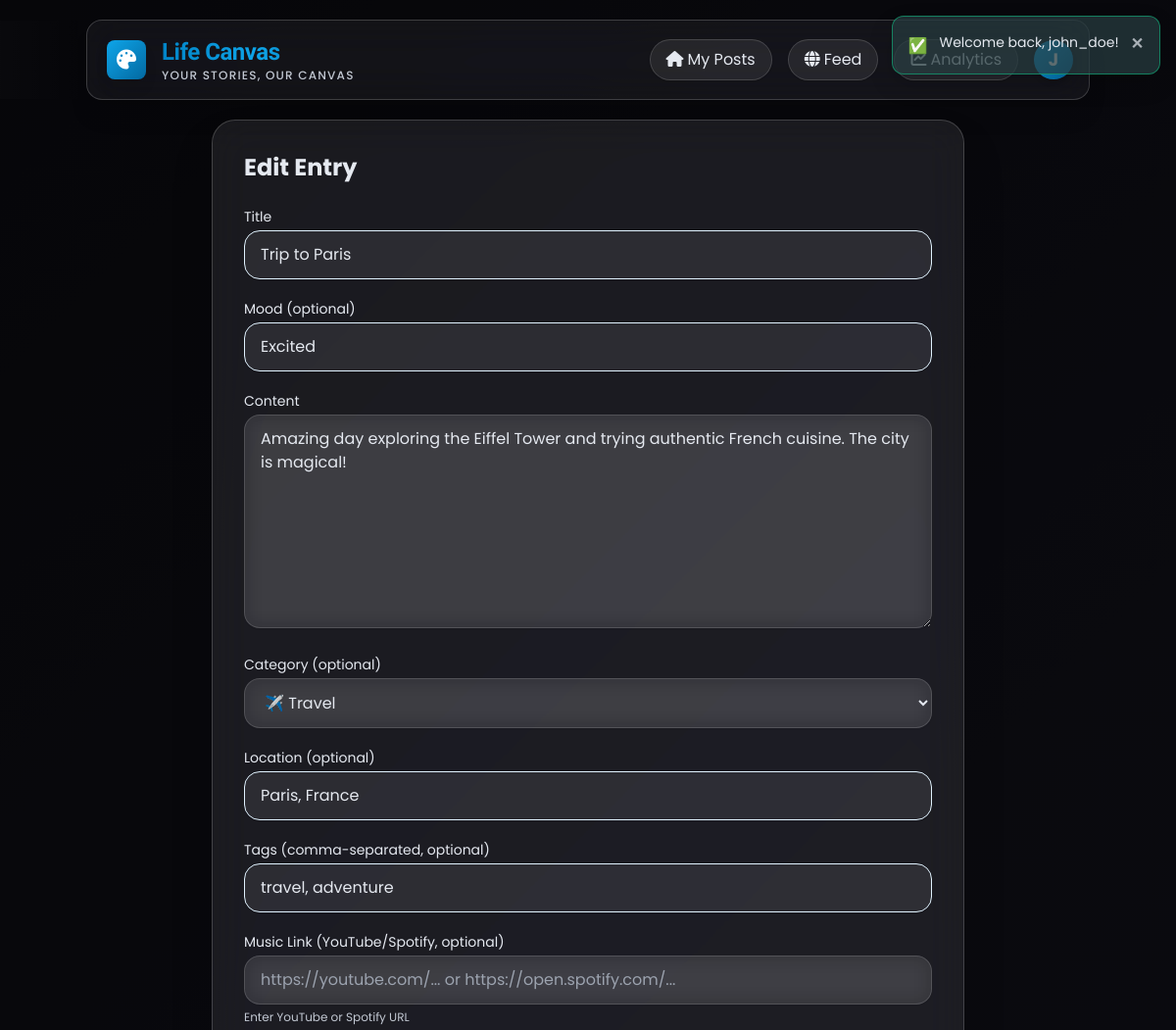
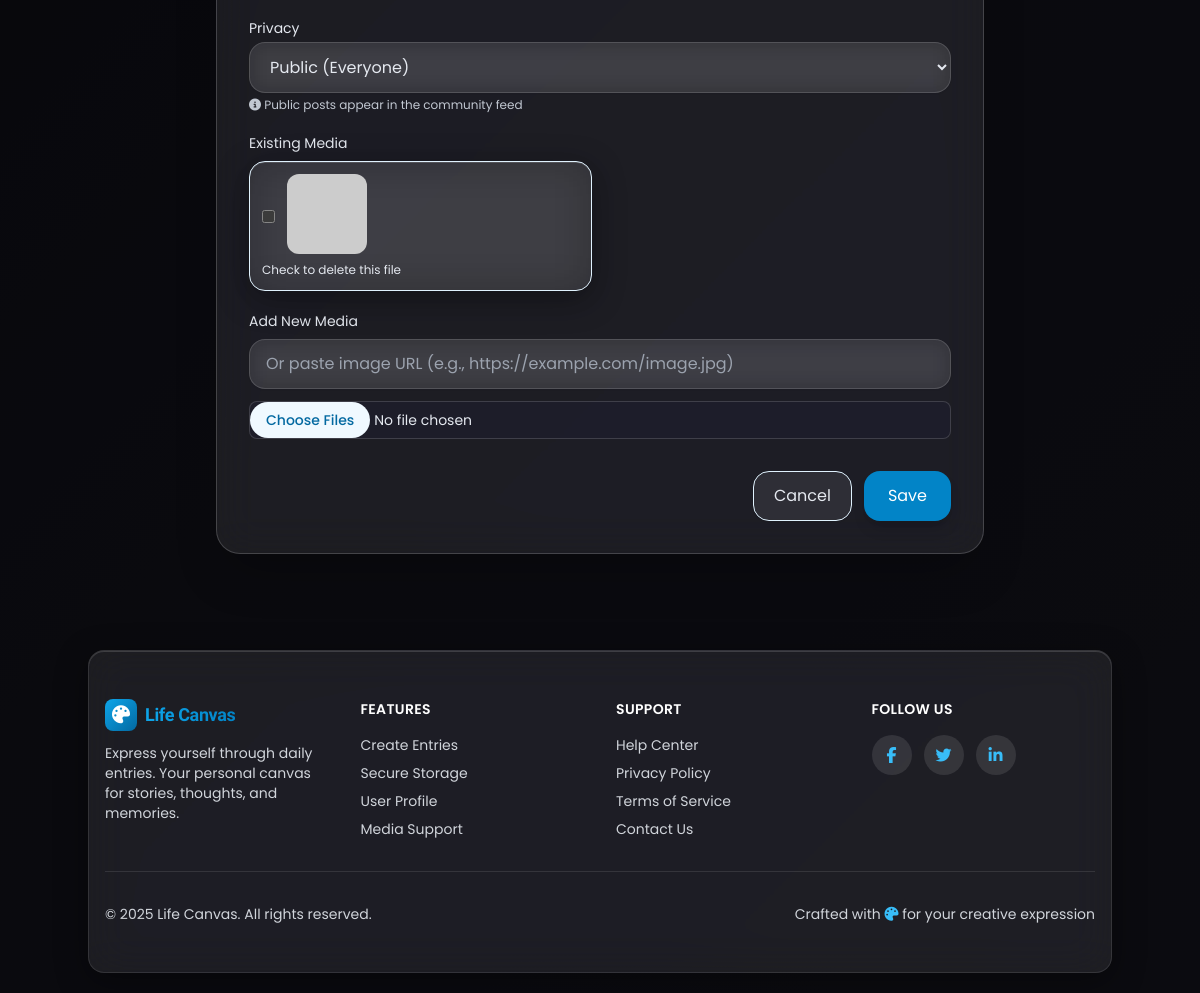
The app's page /edit.php?id=3 (signed in) with its own data (2 pictures, top to bottom).
### tables this page shows
CREATE TABLE entries (
  entry_id INT UNSIGNED AUTO_INCREMENT PRIMARY KEY,
  user_id INT UNSIGNED NOT NULL,
  category_id INT UNSIGNED NULL,
  title VARCHAR(150) NOT NULL,
  content TEXT NOT NULL,
  mood VARCHAR(30) NULL,
  music_link VARCHAR(500) NULL,
  location VARCHAR(100) NULL,
  weather VARCHAR(50) NULL,
  privacy_level ENUM('private', 'public') DEFAULT 'private',
  is_favorite BOOLEAN DEFAULT FALSE,
  is_deleted BOOLEAN DEFAULT FALSE,
  word_count INT UNSIGNED DEFAULT 0,
  timestamp DATETIME NOT NULL DEFAULT CURRENT_TIMESTAMP,
  updated_at TIMESTAMP DEFAULT CURRENT_TIMESTAMP ON UPDATE CURRENT_TIMESTAMP,
  deleted_at TIMESTAMP NULL,
  CONSTRAINT fk_entries_user FOREIGN KEY (user_id) REFERENCES users(user_id) ON DELETE CASCADE,
  CONSTRAINT fk_entries_category FOREIGN KEY (category_id) REFERENCES categories(category_id) ON DELETE SET NULL
);

CREATE TABLE categories (
  category_id INT UNSIGNED AUTO_INCREMENT PRIMARY KEY,
  category_name VARCHAR(50) NOT NULL UNIQUE,
  description TEXT NULL,
  color VARCHAR(7) DEFAULT '#6B7280',
  icon VARCHAR(50) NULL,
  created_at TIMESTAMP DEFAULT CURRENT_TIMESTAMP
);

CREATE TABLE media (
  media_id INT UNSIGNED AUTO_INCREMENT PRIMARY KEY,
  entry_id INT UNSIGNED NOT NULL,
  file_path VARCHAR(255) NOT NULL,
  file_type VARCHAR(50) NOT NULL,
  file_size INT UNSIGNED NULL,
  uploaded_at TIMESTAMP DEFAULT CURRENT_TIMESTAMP,
  CONSTRAINT fk_media_entry FOREIGN KEY (entry_id) REFERENCES entries(entry_id) ON DELETE CASCADE
);

### lib/utils.php (called while the page is built, shortened)
<?php
function e(string $value): string {
    return htmlspecialchars($value, ENT_QUOTES, 'UTF-8');
}
function get_categories(): array {
    require_once __DIR__ . '/db.php';
    return db_all("SELECT * FROM categories ORDER BY category_name");
}
function get_privacy_levels(): array {
    return [
        'private' => 'Private (Only me)',
        'public' => 'Public (Everyone)'
    ];
}

### config/db.php (called while the page is built, shortened)
<?php
function get_pdo(): PDO {
    static $pdo = null;
    if ($pdo !== null) return $pdo;
    $config = require __DIR__ . '/config.php';
    $dsn = sprintf('mysql:host=%s;port=%d;dbname=%s;charset=%s',
        $config['db']['host'],
        $config['db']['port'],
        $config['db']['name'],
        $config['db']['charset']
    );
    $options = [
        PDO::ATTR_ERRMODE => PDO::ERRMODE_EXCEPTION,
        PDO::ATTR_DEFAULT_FETCH_MODE => PDO::FETCH_ASSOC,
        PDO::ATTR_EMULATE_PREPARES => false,
    ];
    try {
        $pdo = new PDO($dsn, $config['db']['user'], $config['db']['pass'], $options);
    } catch (PDOException $e) {
        http_response_code(500);
        echo 'Database connection failed.';
        exit;
    }
    return $pdo;
}

### lib/db.php (called while the page is built, shortened)
<?php
require_once __DIR__ . '/../config/db.php';
function db(): PDO {
    return get_pdo();
}
function db_all(string $sql, array $params = []): array {
    $stmt = db()->prepare($sql);
    $stmt->execute($params);
    return $stmt->fetchAll();
}

### edit.php (the view, shortened to what this page needs)
<?php
require_once __DIR__ . '/lib/utils.php';
require_once __DIR__ . '/lib/db.php';
$pdo = db();
$entryId = isset($_GET['id']) ? (int)$_GET['id'] : (isset($_POST['id']) ? (int)$_POST['id'] : 0);
$stmt = $pdo->prepare('SELECT * FROM entries WHERE entry_id = ? AND user_id = ?');
$stmt->execute([$entryId, current_user_id()]);
$entry = $stmt->fetch();
$mstmt = $pdo->prepare('SELECT * FROM media WHERE entry_id = ? ORDER BY media_id ASC');
$mstmt->execute([$entryId]);
$media = $mstmt->fetchAll();
$categories = get_categories($pdo);
$tagsStmt = $pdo->prepare('SELECT t.tag_name FROM tags t JOIN entry_tags et ON t.tag_id = et.tag_id WHERE et.entry_id = ?');
$tagsStmt->execute([$entryId]);
$existingTags = $tagsStmt->fetchAll(PDO::FETCH_COLUMN);
$tagsString = implode(', ', $existingTags);
include __DIR__ . '/partials/head.php';
?>
<div class="max-w-3xl mx-auto">
  <div class="glass rounded-3xl shadow-2xl p-8 mt-2">
    <h1 class="text-2xl font-bold text-gray-800 dark:text-gray-100 mb-6">Edit Entry</h1>
    <form method="post" enctype="multipart/form-data" class="space-y-5">
      <div>
        <label class="block text-sm text-gray-700 dark:text-gray-300 mb-1">Title</label>
        <input name="title" value="<?php echo e($entry['title']); ?>" required class="w-full rounded-2xl px-4 py-3 bg-white/70 dark:bg-gray-700/50 focus:bg-white dark:focus:bg-gray-700 text-gray-900 dark:text-gray-100 outline-none border border-primary-100 dark:border-gray-600 focus:border-primary-400 dark:focus:border-primary-500 shadow-sm transition" />
      </div>
      <div>
        <label class="block text-sm text-gray-700 dark:text-gray-300 mb-1">Mood (optional)</label>
        <input name="mood" value="<?php echo e($entry['mood']); ?>" class="w-full rounded-2xl px-4 py-3 bg-white/70 dark:bg-gray-700/50 focus:bg-white dark:focus:bg-gray-700 text-gray-900 dark:text-gray-100 outline-none border border-primary-100 dark:border-gray-600 focus:border-primary-400 dark:focus:border-primary-500 shadow-sm transition" />
      </div>
      <div>
        <label class="block text-sm text-gray-700 dark:text-gray-300 mb-1">Content</label>
        <textarea name="content" required rows="8" class="w-full rounded-2xl px-4 py-3 bg-white/70 dark:bg-gray-700/50 focus:bg-white dark:focus:bg-gray-700 text-gray-900 dark:text-gray-100 outline-none border border-primary-100 dark:border-gray-600 focus:border-primary-400 dark:focus:border-primary-500 shadow-sm transition"><?php echo e($entry['content']); ?></textarea>
      </div>
      <div>
        <label class="block text-sm text-gray-700 dark:text-gray-300 mb-1">Category (optional)</label>
        <select name="category_id" class="w-full rounded-2xl px-4 py-3 bg-white/70 dark:bg-gray-700/50 focus:bg-white dark:focus:bg-gray-700 text-gray-900 dark:text-gray-100 outline-none border border-primary-100 dark:border-gray-600 shadow-sm transition">
          <?php foreach ($categories as $cat): ?>
            <option value="<?php echo $cat['category_id']; ?>" <?php echo $entry['category_id'] == $cat['category_id'] ? 'selected' : ''; ?>><?php echo e($cat['icon'] . ' ' . $cat['category_name']); ?></option>
          <?php endforeach; ?>
        </select>
      </div>
      <div>
        <label class="block text-sm text-gray-700 dark:text-gray-300 mb-1">Location (optional)</label>
        <input name="location" value="<?php echo e($entry['location']); ?>" placeholder="e.g., Paris, France" class="w-full rounded-2xl px-4 py-3 bg-white/70 dark:bg-gray-700/50 focus:bg-white dark:focus:bg-gray-700 text-gray-900 dark:text-gray-100 outline-none border border-primary-100 dark:border-gray-600 focus:border-primary-400 dark:focus:border-primary-500 shadow-sm transition" />
      </div>
      <div>
        <label class="block text-sm text-gray-700 dark:text-gray-300 mb-1">Tags (comma-separated, optional)</label>
        <input name="tags" value="<?php echo e($tagsString); ?>" placeholder="summer, travel, adventure" class="w-full rounded-2xl px-4 py-3 bg-white/70 dark:bg-gray-700/50 focus:bg-white dark:focus:bg-gray-700 text-gray-900 dark:text-gray-100 outline-none border border-primary-100 dark:border-gray-600 focus:border-primary-400 dark:focus:border-primary-500 shadow-sm transition" />
      </div>
      <div>
        <label for="music_link" class="block text-sm text-gray-700 dark:text-gray-300 mb-1">Music Link (YouTube/Spotify, optional)</label>
        <input type="text" id="music_link" name="music_link" value="<?php echo e($entry['music_link'] ?? ''); ?>" placeholder="https://youtube.com/... or https://open.spotify.com/..." autocomplete="off"
               class="w-full rounded-2xl px-4 py-3 bg-white/70 dark:bg-gray-700/50 focus:bg-white dark:focus:bg-gray-700 text-gray-900 dark:text-gray-100 outline-none border border-primary-100 dark:border-gray-600 focus:border-primary-400 dark:focus:border-primary-500 shadow-sm transition" style="pointer-events: auto !important;" />
        <small class="text-xs text-gray-500 dark:text-gray-400 mt-1">Enter YouTube or Spotify URL</small>
      </div>
      <div>
        <label class="block text-sm text-gray-700 dark:text-gray-300 mb-1">Privacy</label>
        <select name="privacy_level" class="w-full rounded-2xl px-4 py-3 bg-white/70 dark:bg-gray-700/50 focus:bg-white dark:focus:bg-gray-700 text-gray-900 dark:text-gray-100 outline-none border border-primary-100 dark:border-gray-600 shadow-sm transition">
          <?php foreach (get_privacy_levels() as $value => $label): ?>
            <option value="<?php echo e($value); ?>" <?php echo $entry['privacy_level'] === $value ? 'selected' : ''; ?>><?php echo e($label); ?></option>
          <?php endforeach; ?>
        </select>
        <p class="text-xs text-gray-500 dark:text-gray-400 mt-1">
          <i class="fas fa-info-circle"></i> Public posts appear in the community feed
        </p>
      </div>
      <?php if (!empty($media)): ?>
        <div>
          <label class="block text-sm text-gray-700 dark:text-gray-300 mb-2">Existing Media</label>
          <div class="grid grid-cols-1 sm:grid-cols-2 gap-4">
            <?php foreach ($media as $m): ?>
              <label class="block glass p-3 rounded-2xl border border-primary-100 dark:border-gray-600">
                <div class="flex items-center gap-3">
                  <input type="checkbox" name="delete_media[]" value="<?php echo (int)$m['media_id']; ?>" class="mt-1" />
                  <?php if (strpos($m['file_type'], 'image/') === 0): ?>
                    <img src="<?php echo e($m['file_path']); ?>" class="w-20 h-20 object-cover rounded-xl" />
                  <?php else: ?>
                    <audio controls class="w-full"><source src="<?php echo e($m['file_path']); ?>" type="<?php echo e($m['file_type']); ?>"/></audio>
                  <?php endif; ?>
                </div>
                <p class="text-xs text-gray-600 dark:text-gray-400 mt-2">Check to delete this file</p>
              </label>
            <?php endforeach; ?>
          </div>
        </div>
      <?php endif; ?>
      <div>
        <label class="block text-sm text-gray-700 dark:text-gray-300 mb-2">Add New Media</label>
        <div class="mb-3">
          <input type="url" name="image_url" placeholder="Or paste image URL (e.g., https://example.com/image.jpg)"
                 class="w-full rounded-2xl px-4 py-3 bg-white/70 dark:bg-gray-700/50 focus:bg-white dark:focus:bg-gray-700 text-gray-900 dark:text-gray-100 outline-none border border-primary-100 dark:border-gray-600 focus:border-primary-400 dark:focus:border-primary-500 shadow-sm transition" />
        </div>
        <input type="file" name="media[]" multiple accept="image/*,audio/*" onchange="previewMedia(this,'preview')" class="block w-full text-sm text-gray-700 dark:text-gray-300 file:px-4 file:py-2 file:rounded-full file:border-0 file:text-sm file:font-medium file:bg-primary-50 dark:file:bg-primary-900/30 file:text-primary-700 dark:file:text-primary-300 hover:file:bg-primary-100 dark:hover:file:bg-primary-900/50 file:cursor-pointer" />
      </div>
      <div class="flex justify-end gap-3">
        <a href="view.php?id=<?php echo (int)$entry['entry_id']; ?>" class="px-5 py-3 rounded-2xl bg-white/70 dark:bg-gray-700/50 hover:bg-white/90 dark:hover:bg-gray-700 text-gray-700 dark:text-gray-300 border border-primary-100 dark:border-gray-600 shadow-sm transition">Cancel</a>
        <button type="submit" class="px-6 py-3 rounded-2xl bg-primary-600 hover:bg-primary-700 text-white shadow-lg transition">Save</button>
      </div>
    </form>
  </div>
</div>
<?php include __DIR__ . '/partials/footer.php'; ?>

### assets/css/theme.css (style rules this page uses)
:root { color-scheme: dark; --bg-0:rgba(20, 20, 30, 0.5); --bg-1:rgba(30, 30, 45, 0.7); --bg-2:rgba(40, 40, 55, 0.6); --text:#E5E9F0; --text-secondary:#C2C8D2; --muted:#A0A8B8; --border:rgba(255, 255, 255, 0.15); --primary-500:#0ea5e9; --primary-600:#0284c7; --primary-700:#06b6d4; --accent:#06b6d4; --ring:rgba(14, 165, 233, 0.4); --ok-green:#10b981; --ok-yellow:#fbbf24; --ok-red:#ef4444; }
html, body { background: #0a0a0f; color: var(--text); overflow-x: hidden; position: relative; }
body::before { content: ''; position: fixed; top: 0; left: 0; width: 100%; height: 100%; background-image: url('../BG.jpg'); background-size: cover; background-position: center; background-repeat: no-repeat; background-attachment: fixed; pointer-events: none; z-index: 0; }
body::after { content: ''; position: fixed; top: 0; left: 0; width: 100%; height: 100%; background: rgba(0, 0, 0, 0.6); pointer-events: none; z-index: 0; }
.gradient-bg { background: linear-gradient(135deg, var(--bg-0) 0%, var(--bg-1) 55%, var(--bg-2) 100%); position: relative; z-index: 1; }
.glass { background: rgba(255, 255, 255, 0.08); backdrop-filter: blur(20px) saturate(180%); -webkit-backdrop-filter: blur(20px) saturate(180%); border: 1px solid rgba(255, 255, 255, 0.18); border-radius: 16px; box-shadow: 0 8px 32px 0 rgba(0, 0, 0, 0.37), inset 0 1px 0 0 rgba(255, 255, 255, 0.15); transition: all 0.4s cubic-bezier(0.4, 0, 0.2, 1); position: relative; overflow: hidden; }
.glass::before { content: ''; position: absolute; top: 0; left: -100%; width: 100%; height: 100%; background: linear-gradient( 90deg, transparent, rgba(255, 255, 255, 0.1), transparent ); transition: left 0.5s; }
.text-gray-600, .text-gray-700, .text-gray-800 { color: var(--text) !important; }
.text-gray-500 { color: var(--text-secondary) !important; }
.bg-white\/70 { background-color: rgba(255, 255, 255, 0.08) !important; color: var(--text) !important; border: 1px solid var(--border); }
.bg-primary-600 { background-color: var(--primary-600) !important; color: white !important; transition: all 0.3s ease; }
input, textarea, select { background: var(--bg-1); color: var(--text); border: 1.5px solid var(--border); transition: all 0.3s ease; border-radius: 0.5rem; }
select option { background: rgba(30, 30, 45, 0.95); color: var(--text); }
input::placeholder, textarea::placeholder { color: var(--muted); }
a { color: var(--primary-600); transition: all 0.3s ease; }
a { color: var(--primary-500); transition: all 0.3s ease; text-decoration: none; }
html { scroll-behavior: smooth; }
body { font-family: 'Poppins', sans-serif; }
input[type="text"], input[type="email"], input[type="password"], input[type="url"], input[type="date"], textarea, select { background: rgba(255, 255, 255, 0.08) !important; backdrop-filter: blur(10px); border: 1px solid rgba(255, 255, 255, 0.15) !important; color: var(--text) !important; transition: all 0.3s ease; }

### records on screen
entries: title "Trip to Paris", mood "Excited", content "Amazing day exploring the Eiffel Tower and trying authentic French cuisine. The city is magical!", category_id "✈️ Travel", location "Paris, France", privacy_level "Public (Everyone)"

### other values on screen
$f['msg'] "Welcome back, john_doe!"
